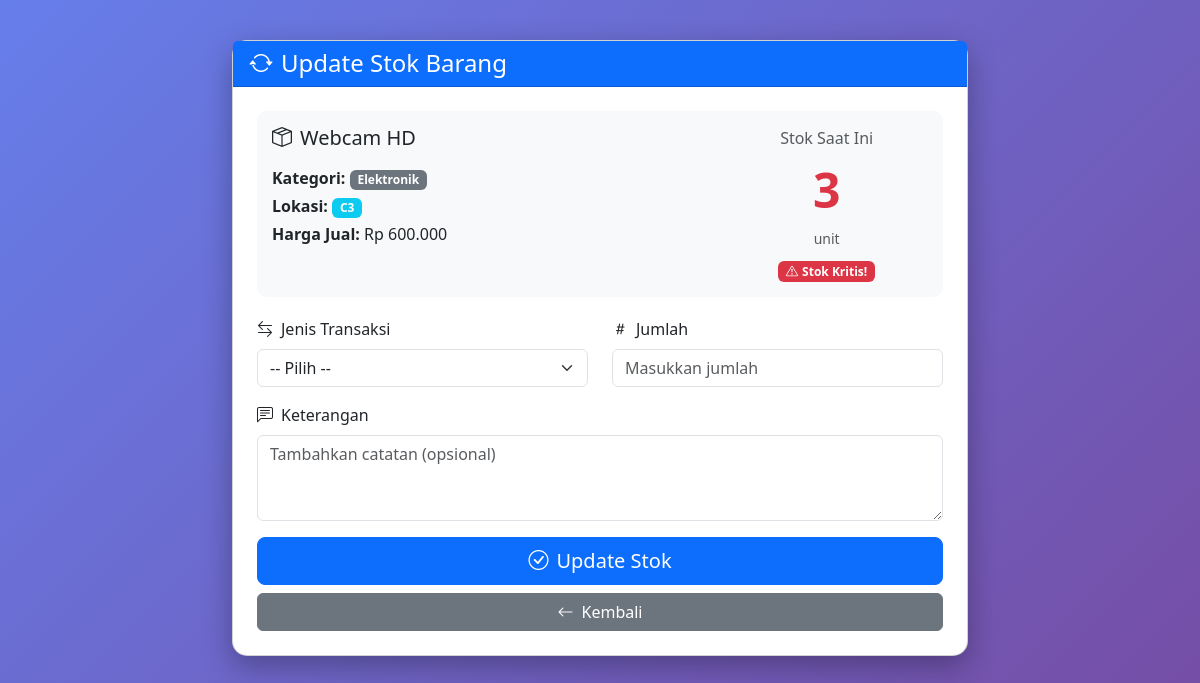
The app's page /update_stock.php?id=8 (signed in) with its own data.
### tables this page shows
CREATE TABLE barang (
    id INT AUTO_INCREMENT PRIMARY KEY,
    nama_barang VARCHAR(100) NOT NULL,
    kategori VARCHAR(50) NOT NULL,
    stok INT NOT NULL DEFAULT 0,
    harga_beli DECIMAL(10,2) NOT NULL,
    harga_jual DECIMAL(10,2) NOT NULL,
    lokasi_rak VARCHAR(20) NOT NULL,
    created_at TIMESTAMP DEFAULT CURRENT_TIMESTAMP,
    updated_at TIMESTAMP DEFAULT CURRENT_TIMESTAMP ON UPDATE CURRENT_TIMESTAMP,
    INDEX idx_kategori (kategori),
    INDEX idx_stok (stok)
);

### koneksi.php (called while the page is built, shortened)
<?php
function format_rupiah($angka) {
    return "Rp " . number_format($angka, 0, ',', '.');
}
?>

### update_stock.php (the view, shortened to what this page needs)
<?php
require_once 'koneksi.php';
$role = $_SESSION['role'];
$barang_id = isset($_GET['id']) ? (int)$_GET['id'] : 0;
$stmt = $koneksi->prepare("SELECT * FROM barang WHERE id = ?");
$stmt->bind_param("i", $barang_id);
$stmt->execute();
$result = $stmt->get_result();
$barang = $result->fetch_assoc();
?>
<!DOCTYPE html>
<html lang="id">
<head>
    <link href="https://cdn.jsdelivr.net/npm/bootstrap@5.3.0/dist/css/bootstrap.min.css" rel="stylesheet">
    <link href="https://cdn.jsdelivr.net/npm/bootstrap-icons@1.10.0/font/bootstrap-icons.css" rel="stylesheet">
</head>
<body>
    <div class="container">
        <div class="row justify-content-center">
            <div class="col-md-8">
                <div class="card">
                    <div class="card-header bg-primary text-white">
                        <h4 class="mb-0">
                            <i class="bi bi-arrow-repeat me-2"></i>Update Stok Barang
                        </h4>
                    </div>
                    <div class="card-body p-4">
                        <div class="info-box">
                            <div class="row">
                                <div class="col-md-8">
                                    <h5 class="mb-3">
                                        <i class="bi bi-box-seam me-2"></i><?= htmlspecialchars($barang['nama_barang']) ?>
                                    </h5>
                                    <p class="mb-1">
                                        <strong>Kategori:</strong>
                                        <span class="badge bg-secondary"><?= htmlspecialchars($barang['kategori']) ?></span>
                                    </p>
                                    <p class="mb-1">
                                        <strong>Lokasi:</strong>
                                        <span class="badge bg-info"><?= htmlspecialchars($barang['lokasi_rak']) ?></span>
                                    </p>
                                    <?php if ($role === 'admin'): ?>
                                    <p class="mb-0">
                                        <strong>Harga Jual:</strong> <?= format_rupiah($barang['harga_jual']) ?>
                                    </p>
                                    <?php endif; ?>
                                </div>
                                <div class="col-md-4 text-center">
                                    <p class="mb-1 text-muted">Stok Saat Ini</p>
                                    <div class="stok-display <?= $barang['stok'] < 10 ? 'stok-kritis' : '' ?>">
                                        <?= $barang['stok'] ?>
                                    </div>
                                    <small class="text-muted">unit</small>
                                    <?php if ($barang['stok'] < 10): ?>
                                    <div class="mt-2">
                                        <span class="badge bg-danger">
                                            <i class="bi bi-exclamation-triangle me-1"></i>Stok Kritis!
                                        </span>
                                    </div>
                                    <?php endif; ?>
                                </div>
                            </div>
                        </div>
                        <form method="POST" action="">
                            <div class="row mb-3">
                                <div class="col-md-6">
                                    <label class="form-label">
                                        <i class="bi bi-arrow-left-right me-2"></i>Jenis Transaksi
                                    </label>
                                    <select class="form-select" name="jenis_transaksi" required id="jenis">
                                        <option value="">-- Pilih --</option>
                                    </select>
                                </div>
                                <div class="col-md-6">
                                    <label class="form-label">
                                        <i class="bi bi-hash me-2"></i>Jumlah
                                    </label>
                                    <input type="number" class="form-control" name="jumlah"
                                           required min="1" id="jumlah" placeholder="Masukkan jumlah">
                                </div>
                            </div>
                            <div class="mb-3">
                                <label class="form-label">
                                    <i class="bi bi-chat-left-text me-2"></i>Keterangan
                                </label>
                                <textarea class="form-control" name="keterangan" rows="3"
                                          placeholder="Tambahkan catatan (opsional)"></textarea>
                            </div>
                            <div class="d-grid gap-2">
                                <button type="submit" name="update_stok" class="btn btn-primary btn-lg">
                                    <i class="bi bi-check-circle me-2"></i>Update Stok
                                </button>
                                <a href="dashboard.php" class="btn btn-secondary">
                                    <i class="bi bi-arrow-left me-2"></i>Kembali
                                </a>
                            </div>
                        </form>
                    </div>
                </div>
            </div>
        </div>
    </div>
</body>
</html>

### update_stock.php (style rules this page uses)
body { background: linear-gradient(135deg, #667eea 0%, #764ba2 100%); min-height: 100vh; padding: 40px 0; }
.card { border-radius: 15px; box-shadow: 0 10px 30px rgba(0,0,0,0.3); }
.info-box { background: #f8f9fa; padding: 15px; border-radius: 10px; margin-bottom: 20px; }
.stok-display { font-size: 48px; font-weight: bold; color: #667eea; }
.stok-kritis { color: #dc3545 !important; }

### records on screen
barang: nama_barang "Webcam HD", kategori "Elektronik", lokasi_rak "C3", harga_jual "Rp 600.000", stok "3"
